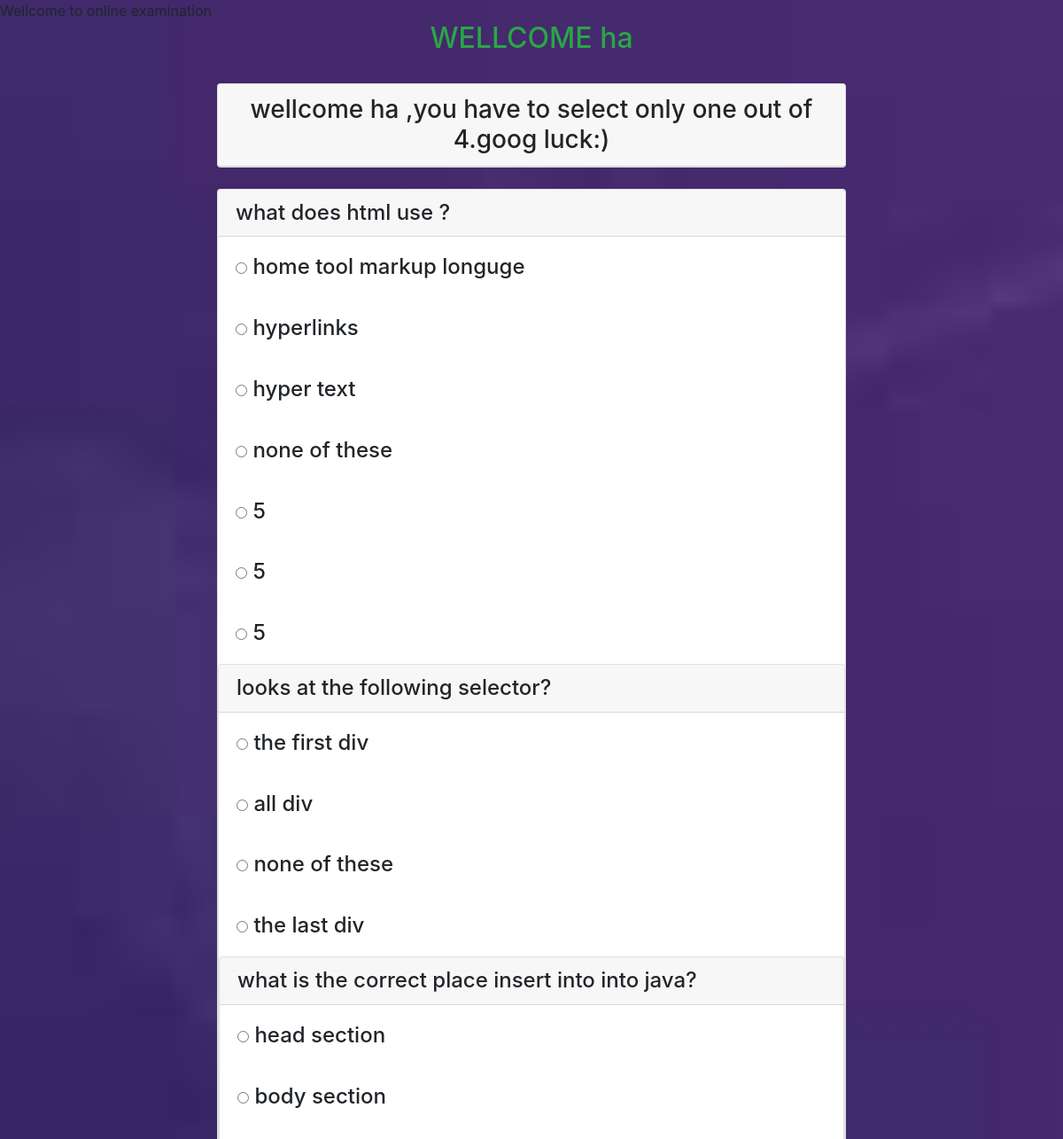
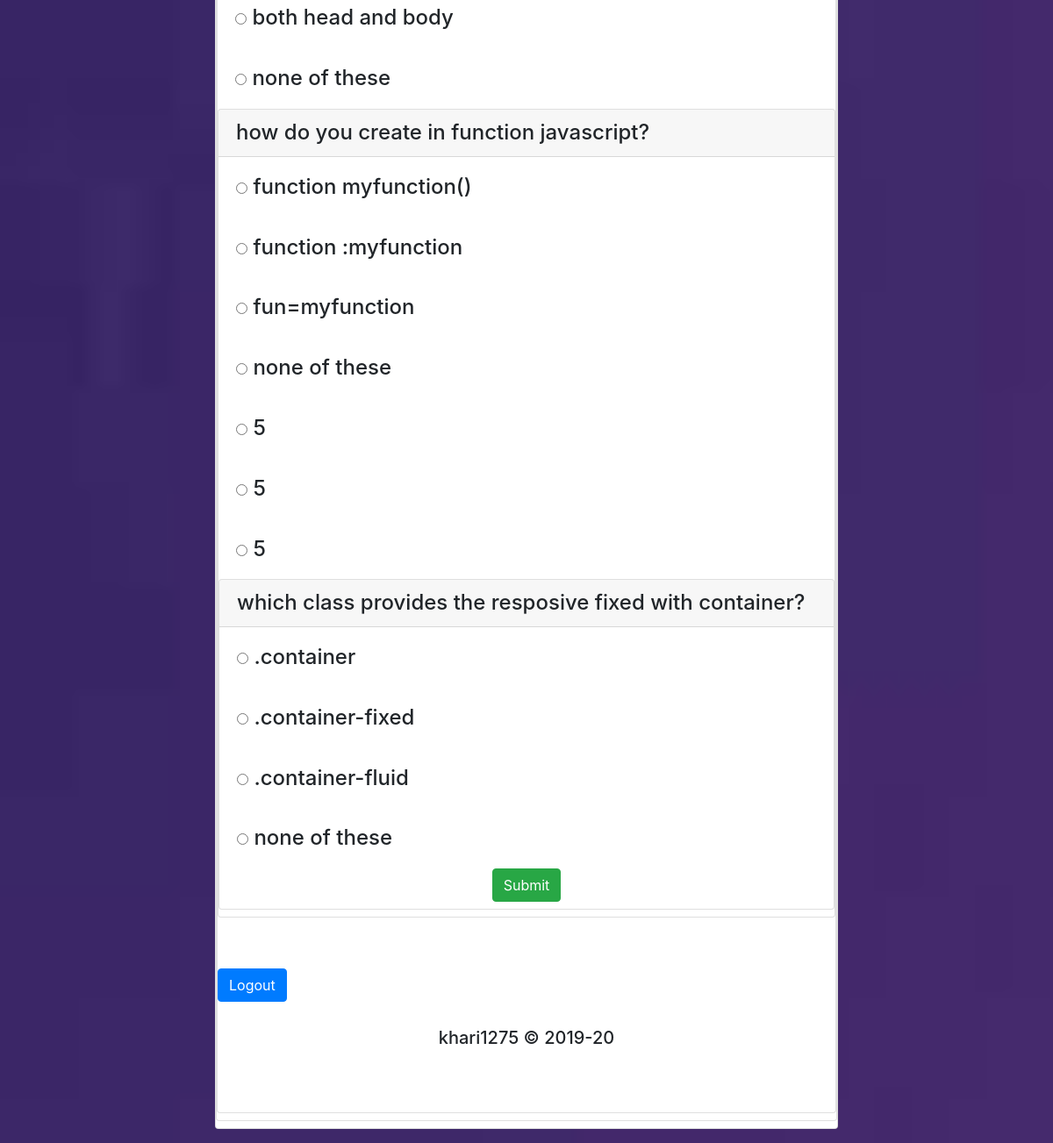
The page /home.php (signed in) on the database its author committed (2 pictures, top to bottom).
### tables this page shows
CREATE TABLE `questions` (
  `qid` int(250) NOT NULL,
  `question` varchar(250) NOT NULL,
  `ansid` int(250) NOT NULL
);

CREATE TABLE `answers` (
  `aid` int(250) NOT NULL,
  `answer` varchar(250) NOT NULL,
  `ansid` int(250) NOT NULL
);

### home.php (the view, shortened to what this page needs)
<?php
$con=mysqli_connect('localhost','root');
mysqli_select_db($con,'quiz');
?>
<html>
<head>
<link rel="stylesheet"href="./css/style.css"/>
<link rel ="stylesheet" type="text/css"
href="https://stackpath.bootstrapcdn.com/bootstrap/4.3.1/css/bootstrap.min.css">
</head>
<body>
<div>
    <marquee> Wellcome to online examination</marquee>
    </div>
    <div class="container">
    <h2 class="text-center text-success"> WELLCOME <?php echo $_SESSION['username']; ?> </h2><br>
    <div class="col-lg-8 m-auto d-block">
    <div class="card">
     <h3 class="text-center card-header">wellcome <?php echo $_SESSION['username']; ?> ,you have to select only one out of 4.goog luck:)</h3>
</div>  <br>
<form action="next.php" method="post">
<?php
for($i=1; $i<6;$i++){
$q="select * from questions where qid=$i";
$query=mysqli_query($con,$q);
while($rows=mysqli_fetch_array($query)){
    ?>
<div class="card">
    <h4 class="card-header"><?php echo $rows['question'] ?>  <h4>
   <?php
      $q="select * from answers  where ansid=$i";
       $query=mysqli_query($con,$q);
         while($rows=mysqli_fetch_array($query)){
   ?>
   <div class="card-body">
       <input type="radio" name="exam[<?php echo $rows['ansid'];?>]" value="<?php echo  $rows['aid'] ?>">
       <?php echo  $rows['answer'];?>
</div>
<?php
}
}
}
?>
<input type="submit" name="submit" value="Submit" class="btn btn-success m-auto d-block">
</form>
</div>
</div><br><br>
<div class="m-auto d-block">
 <a  href="logout.php" class="btn btn-primary ">Logout</a>
</div><br>
<div>
    <h5 class="text-center">khari1275 &copy 2019-20</h5>
</div><br><br>
</body>
</html>

### css/style.css (style rules this page uses)
body { background: linear-gradient(rgba(0,0,50,0.5),rgba(0,0,50,0.5)),url("../img/k.jpg"); background-size: cover; background-position: center; }

### home.php (style rules this page uses)
body { background:url(.//img/d.jpg) no-repeat; background-size: cover; background-position: center; }

### rows shown on the page
questions: question "what does html use ?"
answers: answer "home tool markup longuge"
answers: answer "hyperlinks"
answers: answer "hyper text"
answers: answer "none of these"
answers: answer "5"
answers: answer "5"
answers: answer "5"
questions: question "looks at the following selector?"
answers: answer "the first div"
answers: answer "all div"
answers: answer "none of these"
answers: answer "the last div"
questions: question "what is the correct place insert into into java?"
answers: answer "head section"
answers: answer "body section"
answers: answer "both head and body"
answers: answer "none of these"
questions: question "how do you create in function javascript?"
answers: answer "function myfunction()"
answers: answer "function :myfunction"
answers: answer "fun=myfunction"
answers: answer "none of these"
answers: answer "5"
answers: answer "5"
answers: answer "5"
questions: question "which class provides the resposive fixed with container?"
answers: answer ".container"
answers: answer ".container-fixed"
answers: answer ".container-fluid"
answers: answer "none of these"

### other values the page prints
$_SESSION['username'] "ha"
